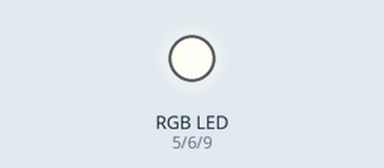
Bench run of a sketch on a simulated Arduino Uno, built with avr-gcc and run on an emulated ATmega328P. On the bench: an RGB LED mixed from three pins (HIGH = lit).

Above: at 0.05 s.
At 0.6 s:
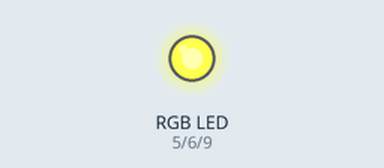
At 0.95 s:
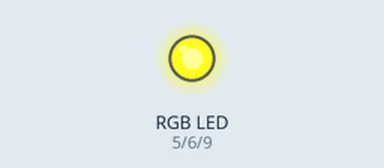
At 1.5 s:
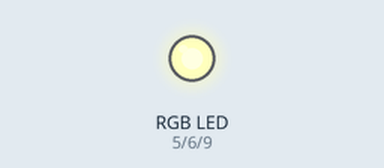
Timing chart, 0 to 4.0 s (numbered marks = the images above):
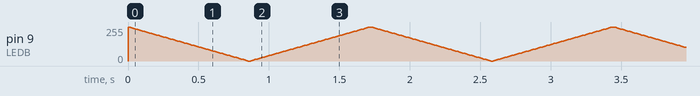

The sketch:

Board_Setup_1LED_fade.ino.ino
```cpp
// základní nastaveni RGB LED diody

const byte LEDB=9;
const byte LEDG=6;
const byte LEDR=5;


void setup() {
  // put your setup code here, to run once:
pinMode(LEDB, OUTPUT);      // set PIN LEDB as output
pinMode(LEDG, OUTPUT);      // set PIN LEDG as output
pinMode(LEDR, OUTPUT);      // set PIN LEDR as output

digitalWrite(LEDB, HIGH);     // LED BLUE OFF
digitalWrite(LEDR, HIGH);     // LED RED OFF
digitalWrite(LEDG, HIGH);     // LED GREN OFF


}

void loop() {
 // brighten up B
  for (int x = 255; x >= 0; x=x-3) {        // for (initialization; condition; increment); x=x-3 -> císlo určuje ryhlost pohasínání
    analogWrite(LEDB, x);                   // set intenzity 255 - 0
    delay(10);
  }
// fade B
  for (int x = 0; x <= 255; x=x+3) {       // x=x+3 -> císlo určuje ryhlost pohasínání
    analogWrite(LEDB, x);                  // set intenzity 0 - 255
    delay(10);
  }
}
```
